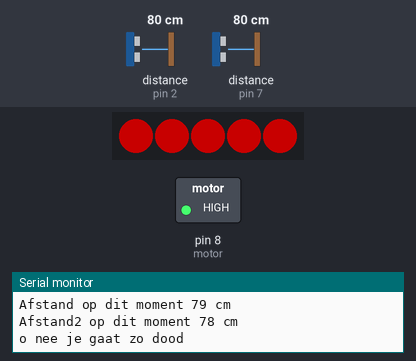
The sketch below on a simulated Arduino Uno, built with avr-gcc and run on an emulated ATmega328P. On the bench: 5 RGB LEDs in strip order, left to right, switched loads named in the sketch (green lamp = pin HIGH), the last lines printed to the serial monitor. Wiring (inferred from the names in the program): 2 × ultrasonic range finder: trigger pin 3, echo pin 2 / trigger pin 6, echo pin 7. The inputs (shaded band) are chosen by the test bench; at power-on: distance to the obstacle (sensors on pin 2, pin 7) 80 cm. The echo pulse lasts 58.3 µs per cm; dim RGB values are drawn brighter than linear; pins used as bus, display or sensor lines are not drawn.

Above: at 3.3 s.
3.4 s: distance to the obstacle (sensor on pin 2) set to 120 cm
At 6.2 s:
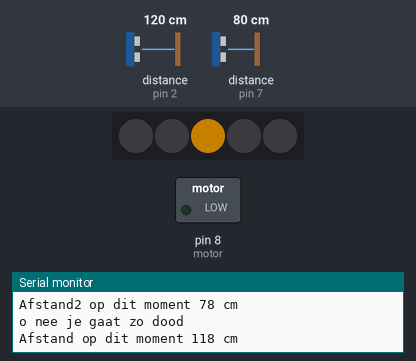
13.6 s: distance to the obstacle (sensor on pin 2) set to 107 cm
20.5 s: distance to the obstacle (sensor on pin 2) set to 97 cm
At 21.7 s:
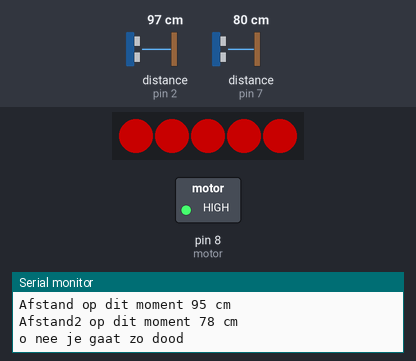
23.8 s: distance to the obstacle (sensor on pin 2) set to 299 cm
At 26.1 s:
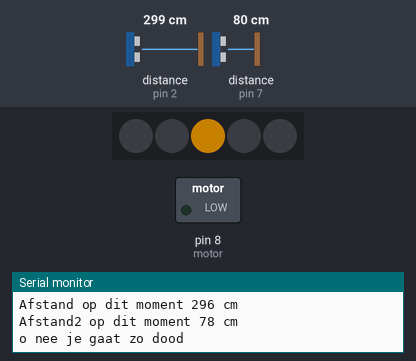
Timing chart, 0 to 27.6 s (numbered marks = the images above; inputs shaded):
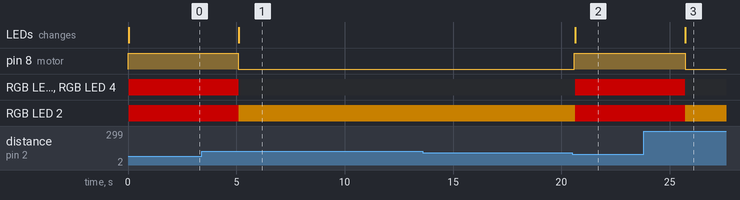

The sketch:

arduino-code.ino
```cpp
#include <FastLED.h>

#define trigPin 3
#define echoPin 2

#define trigPin2 6
#define echoPin2 7

#define motor 8

#define LED_PIN 5
#define NUM_LEDS 5
CRGB leds[NUM_LEDS];


long tijd;
int afstand;
int afstand2;


void setup() {

FastLED.addLeds<WS2812, LED_PIN, GRB>(leds, NUM_LEDS);
pinMode(motor, OUTPUT);
pinMode(trigPin, OUTPUT);
pinMode(echoPin, INPUT);
pinMode(trigPin2, OUTPUT);
pinMode(echoPin2, INPUT);
Serial.begin(9600);
}


void loop() {

digitalWrite(trigPin, LOW);
delayMicroseconds(2);

digitalWrite(trigPin, HIGH);
delayMicroseconds(10);
digitalWrite(trigPin, LOW);

tijd = pulseIn(echoPin, HIGH);

afstand = tijd * 0.034 / 2;

Serial.print("Afstand op dit moment ");

Serial.print(afstand);
Serial.println(" cm");
digitalWrite(trigPin2, LOW);
delayMicroseconds(2);

digitalWrite(trigPin2, HIGH);
delayMicroseconds(10);
digitalWrite(trigPin2, LOW);

tijd = pulseIn(echoPin2, HIGH);

afstand2 = tijd * 0.034 / 2;

Serial.print("Afstand2 op dit moment ");
Serial.print(afstand2);
Serial.println(" cm");


if (afstand <= 100)

{
digitalWrite(motor, HIGH);
Serial.println("o nee je gaat zo dood");
leds[0] = CRGB(100, 0, 0);
FastLED.show();
leds[1] = CRGB(100, 0, 0);
FastLED.show();
leds[2] = CRGB(100, 0, 0);
FastLED.show();
leds[3] = CRGB(100, 0, 0);
FastLED.show();
leds[4] = CRGB(100, 0, 0);
FastLED.show();
delay(2500);
}


else if (afstand2 <= 500) {
Serial.println("o nee je gaat zo dood");
digitalWrite(motor, LOW);
leds[0] = CRGB(0, 0, 0);
FastLED.show();
leds[1] = CRGB(0, 0, 0);
FastLED.show();
leds[2] = CRGB(100, 64, 0);
FastLED.show();
leds[3] = CRGB(0, 0, 0);
FastLED.show();
leds[4] = CRGB(0, 0, 0);
FastLED.show();
}


else if (afstand2 >= 500) {
digitalWrite(motor, LOW);
leds[0] = CRGB(0, 50, 0);
FastLED.show();
leds[1] = CRGB(0, 50, 0);
FastLED.show();
leds[2] = CRGB(0, 50, 0);
FastLED.show();
leds[3] = CRGB(0, 50, 0);
FastLED.show();
leds[4] = CRGB(0, 50, 0);
FastLED.show();
}
}
```

Measured:
- the behaviour switches between 103 and 102 cm on distance to the obstacle (sensor on pin 2) (found by bisection; images 1 and 2)
- after the input at 3.4 s, pin 8 (motor): HIGH → LOW after 1.7 s; RGB LED 0, RGB LED 1, RGB LED 3, RGB LED 4: RGB(100, 0, 0) → off after 1.7 s; RGB LED 2: RGB(100, 0, 0) → RGB(100, 64, 0) after 1.7 s; the LEDs: change after 1.7 s (image 1)
- after the input at 20.5 s, pin 8 (motor): LOW → HIGH after 0.11 s; RGB LED 0, RGB LED 1, RGB LED 3, RGB LED 4: off → RGB(100, 0, 0) after 0.14 s; RGB LED 2: RGB(100, 64, 0) → RGB(100, 0, 0) after 0.14 s; the LEDs: change after 0.14 s (image 2)
- after the input at 23.8 s, pin 8 (motor): HIGH → LOW after 1.9 s; RGB LED 0, RGB LED 1, RGB LED 3, RGB LED 4: RGB(100, 0, 0) → off after 1.9 s; RGB LED 2: RGB(100, 0, 0) → RGB(100, 64, 0) after 1.9 s; the LEDs: change after 1.9 s (image 3)
